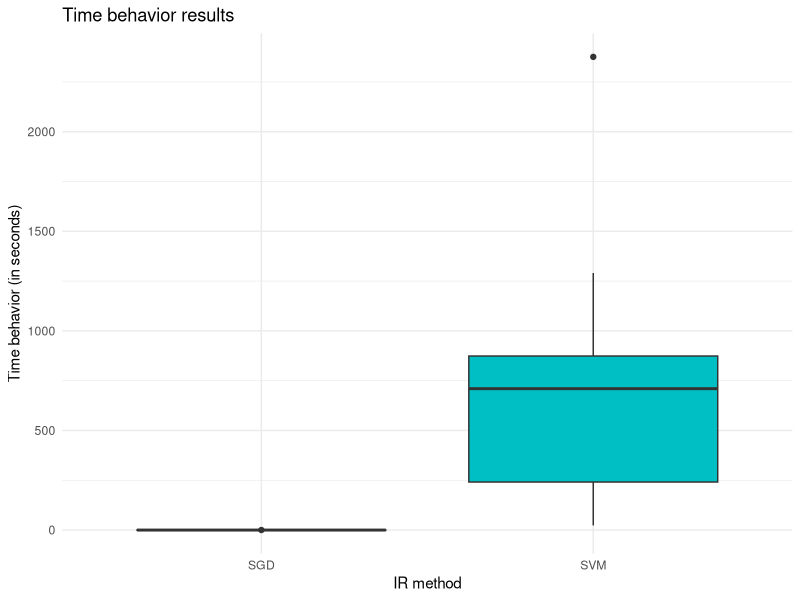

Reproduce this figure in R.
#loading library
require("ggplot2")

# selecting the current directory
setwd("/Users/tassiovale/Dropbox/PhD Thesis/trace2vary/trace_recovery/results/")

# read csv file
data <- read.csv("2018-03-17_21h14m_output.csv")

chart <- ggplot(data=data, aes(x=method, y=performance, fill=method)) +
    geom_boxplot() +
    theme_minimal() +
    ggtitle("Time behavior results") +
    labs(x="IR method", y="Time behavior (in seconds)") +
    scale_fill_discrete(guide=FALSE)

ggsave("2018-03-17_21h14m_performanceavg_chart.eps")
